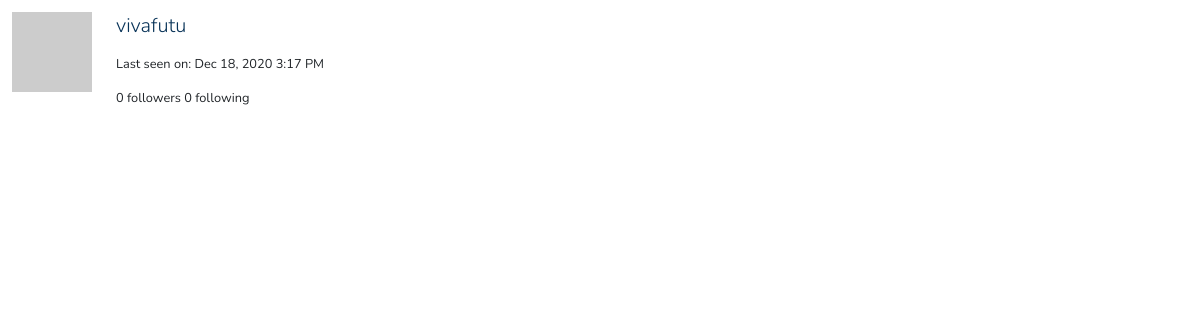
Before: /user/vivafutu/popup (signed in) with the older database file.
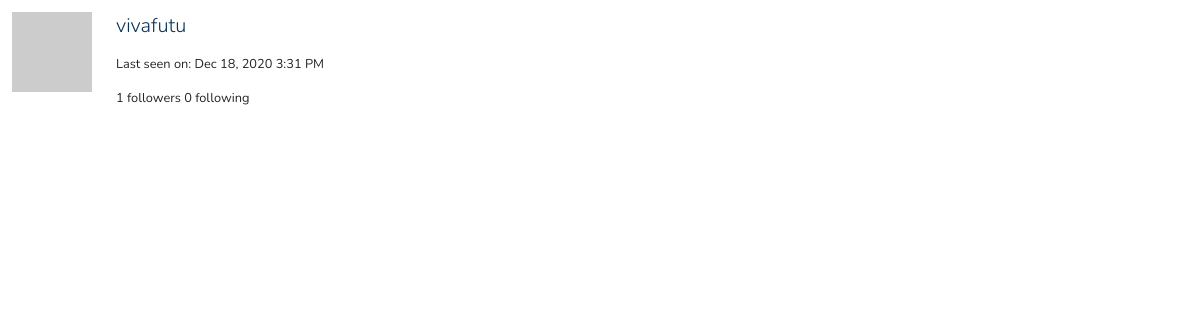
After: the same page with the newer database file.
### app/models.py (models this page shows, shortened)
class User(UserMixin, db.Model):
    id = db.Column(db.Integer, primary_key=True)
    username = db.Column(db.String(64), index=True, unique=True)
    email = db.Column(db.String(120), index=True, unique=True)
    password_hash = db.Column(db.String(128))
    posts = db.relationship('Post', backref='author', lazy='dynamic')
    about_me = db.Column(db.String(160))
    last_seen = db.Column(db.DateTime, default=datetime.utcnow)
    followed = db.relationship(
        'User', secondary=followers,
        primaryjoin=(followers.c.follower_id == id),
        secondaryjoin=(followers.c.followed_id == id),
        backref=db.backref('followers', lazy='dynamic'), lazy='dynamic')
    messages_sent = db.relationship('Message',
                                        foreign_keys='Message.sender_id',
                                        backref='author', lazy='dynamic')
    messages_received = db.relationship('Message',
                                            foreign_keys='Message.recipient_id',
                                            backref='recipient', lazy='dynamic')
    last_message_read_time = db.Column(db.DateTime)
    def avatar(self, size):
        digest = md5(self.email.lower().encode('utf-8')).hexdigest()
        return 'https://www.gravatar.com/avatar/{}?d=identicon&s={}'.format(
            digest, size)

### app/main/routes.py (the view)
@bp.route('/user/<username>/popup')
@login_required
def user_popup(username):
    user = User.query.filter_by(username=username).first_or_404()
    form = EmptyForm()
    return render_template('user_popup.html', user=user, form=form)

### app/main/routes.py (called while the page is built)
@bp.before_app_request
def before_request():
    if current_user.is_authenticated:
        current_user.last_seen = datetime.utcnow()
        db.session.commit()
        g.search_form = SearchForm()

### app/models.py (called while the page is built)
@login.user_loader
def load_user(id):
    return User.query.get(int(id))

### app/templates/user_popup.html (shortened to what this page needs)
{% from 'bootstrap/utils.html' import render_static %}
{% block styles %}
{{ bootstrap.load_css() }}
{{ render_static('css', 'theme.css', local=True) }}
{% endblock %}
<table class="table">
    <tr>
        <td width="64" style="border: 0px;"><img src="{{ user.avatar(64) }}"></td>
        <td style="border: 0px;">
            <p><a class="lead" href="{{ url_for('main.user', username=user.username) }}">{{ user.username }}</a></p>
            <small>
                {% if user.last_seen %}
                <p>Last seen on: {{ moment(user.last_seen).format('lll') }}</p>
                {% endif %}
                <p>
                    {{ user.followers.count() }} followers
                    {{ user.followed.count() }} following
                </p>
            </small>
        </td>
    </tr>
</table>

Changed rows visible on the page:
changed User "vivafutu": last_seen "Dec 18, 2020 3:17 PM" → "Dec 18, 2020 3:31 PM"
Other visible differences:
{{ user.followers.count() }}: "0" → "1"
